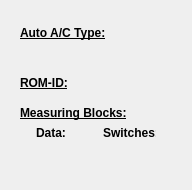
<?xml version="1.0" encoding="UTF-8"?>
<ui version="4.0">
 <class>CUinfo_AirCon_Form</class>
 <widget class="QWidget" name="CUinfo_AirCon_Form">
  <property name="geometry">
   <rect>
    <x>0</x>
    <y>0</y>
    <width>192</width>
    <height>190</height>
   </rect>
  </property>
  <property name="sizePolicy">
   <sizepolicy hsizetype="Preferred" vsizetype="Preferred">
    <horstretch>0</horstretch>
    <verstretch>0</verstretch>
   </sizepolicy>
  </property>
  <property name="minimumSize">
   <size>
    <width>192</width>
    <height>190</height>
   </size>
  </property>
  <property name="font">
   <font>
    <family>Liberation Sans</family>
    <pointsize>12</pointsize>
    <weight>75</weight>
    <bold>true</bold>
   </font>
  </property>
  <property name="windowTitle">
   <string/>
  </property>
  <widget class="QLabel" name="aircontypetitle_label">
   <property name="geometry">
    <rect>
     <x>20</x>
     <y>25</y>
     <width>150</width>
     <height>16</height>
    </rect>
   </property>
   <property name="font">
    <font>
     <pointsize>9</pointsize>
     <weight>75</weight>
     <bold>true</bold>
     <underline>true</underline>
    </font>
   </property>
   <property name="text">
    <string>Auto A/C Type:</string>
   </property>
  </widget>
  <widget class="QLabel" name="aircontype_label">
   <property name="geometry">
    <rect>
     <x>36</x>
     <y>45</y>
     <width>141</width>
     <height>16</height>
    </rect>
   </property>
   <property name="palette">
    <palette>
     <active>
      <colorrole role="WindowText">
       <brush brushstyle="SolidPattern">
        <color alpha="255">
         <red>0</red>
         <green>0</green>
         <blue>255</blue>
        </color>
       </brush>
      </colorrole>
     </active>
     <inactive>
      <colorrole role="WindowText">
       <brush brushstyle="SolidPattern">
        <color alpha="255">
         <red>0</red>
         <green>0</green>
         <blue>255</blue>
        </color>
       </brush>
      </colorrole>
     </inactive>
     <disabled>
      <colorrole role="WindowText">
       <brush brushstyle="SolidPattern">
        <color alpha="255">
         <red>118</red>
         <green>116</green>
         <blue>108</blue>
        </color>
       </brush>
      </colorrole>
     </disabled>
    </palette>
   </property>
   <property name="font">
    <font>
     <pointsize>9</pointsize>
     <weight>75</weight>
     <bold>true</bold>
    </font>
   </property>
   <property name="text">
    <string/>
   </property>
  </widget>
  <widget class="QLabel" name="romIDtitle_label">
   <property name="geometry">
    <rect>
     <x>20</x>
     <y>75</y>
     <width>61</width>
     <height>16</height>
    </rect>
   </property>
   <property name="font">
    <font>
     <pointsize>9</pointsize>
     <weight>75</weight>
     <bold>true</bold>
     <underline>true</underline>
    </font>
   </property>
   <property name="text">
    <string>ROM-ID:</string>
   </property>
  </widget>
  <widget class="QLabel" name="romID_label">
   <property name="geometry">
    <rect>
     <x>80</x>
     <y>75</y>
     <width>91</width>
     <height>16</height>
    </rect>
   </property>
   <property name="palette">
    <palette>
     <active>
      <colorrole role="WindowText">
       <brush brushstyle="SolidPattern">
        <color alpha="255">
         <red>150</red>
         <green>0</green>
         <blue>110</blue>
        </color>
       </brush>
      </colorrole>
     </active>
     <inactive>
      <colorrole role="WindowText">
       <brush brushstyle="SolidPattern">
        <color alpha="255">
         <red>150</red>
         <green>0</green>
         <blue>110</blue>
        </color>
       </brush>
      </colorrole>
     </inactive>
     <disabled>
      <colorrole role="WindowText">
       <brush brushstyle="SolidPattern">
        <color alpha="255">
         <red>118</red>
         <green>116</green>
         <blue>108</blue>
        </color>
       </brush>
      </colorrole>
     </disabled>
    </palette>
   </property>
   <property name="font">
    <font>
     <pointsize>9</pointsize>
     <weight>75</weight>
     <bold>true</bold>
    </font>
   </property>
   <property name="text">
    <string/>
   </property>
   <property name="alignment">
    <set>Qt::AlignCenter</set>
   </property>
  </widget>
  <widget class="QLabel" name="nrofmbsswstitle_label">
   <property name="geometry">
    <rect>
     <x>20</x>
     <y>105</y>
     <width>150</width>
     <height>16</height>
    </rect>
   </property>
   <property name="font">
    <font>
     <pointsize>9</pointsize>
     <weight>75</weight>
     <bold>true</bold>
     <underline>true</underline>
    </font>
   </property>
   <property name="text">
    <string>Measuring Blocks:</string>
   </property>
  </widget>
  <widget class="QLabel" name="nrofdatambstitle_label">
   <property name="geometry">
    <rect>
     <x>36</x>
     <y>125</y>
     <width>35</width>
     <height>16</height>
    </rect>
   </property>
   <property name="font">
    <font>
     <pointsize>9</pointsize>
     <weight>75</weight>
     <bold>true</bold>
    </font>
   </property>
   <property name="text">
    <string>Data:</string>
   </property>
  </widget>
  <widget class="QLabel" name="nrofswitchestitle_label">
   <property name="geometry">
    <rect>
     <x>103</x>
     <y>125</y>
     <width>53</width>
     <height>16</height>
    </rect>
   </property>
   <property name="font">
    <font>
     <pointsize>9</pointsize>
     <weight>75</weight>
     <bold>true</bold>
    </font>
   </property>
   <property name="text">
    <string>Switches:</string>
   </property>
  </widget>
  <widget class="QLabel" name="nrofdatambs_label">
   <property name="geometry">
    <rect>
     <x>77</x>
     <y>125</y>
     <width>20</width>
     <height>16</height>
    </rect>
   </property>
   <property name="palette">
    <palette>
     <active>
      <colorrole role="WindowText">
       <brush brushstyle="SolidPattern">
        <color alpha="255">
         <red>0</red>
         <green>0</green>
         <blue>255</blue>
        </color>
       </brush>
      </colorrole>
     </active>
     <inactive>
      <colorrole role="WindowText">
       <brush brushstyle="SolidPattern">
        <color alpha="255">
         <red>0</red>
         <green>0</green>
         <blue>255</blue>
        </color>
       </brush>
      </colorrole>
     </inactive>
     <disabled>
      <colorrole role="WindowText">
       <brush brushstyle="SolidPattern">
        <color alpha="255">
         <red>118</red>
         <green>116</green>
         <blue>108</blue>
        </color>
       </brush>
      </colorrole>
     </disabled>
    </palette>
   </property>
   <property name="font">
    <font>
     <pointsize>9</pointsize>
     <weight>75</weight>
     <bold>true</bold>
    </font>
   </property>
   <property name="text">
    <string/>
   </property>
  </widget>
  <widget class="QLabel" name="nrofswitches_label">
   <property name="geometry">
    <rect>
     <x>164</x>
     <y>125</y>
     <width>20</width>
     <height>16</height>
    </rect>
   </property>
   <property name="palette">
    <palette>
     <active>
      <colorrole role="WindowText">
       <brush brushstyle="SolidPattern">
        <color alpha="255">
         <red>0</red>
         <green>0</green>
         <blue>255</blue>
        </color>
       </brush>
      </colorrole>
     </active>
     <inactive>
      <colorrole role="WindowText">
       <brush brushstyle="SolidPattern">
        <color alpha="255">
         <red>0</red>
         <green>0</green>
         <blue>255</blue>
        </color>
       </brush>
      </colorrole>
     </inactive>
     <disabled>
      <colorrole role="WindowText">
       <brush brushstyle="SolidPattern">
        <color alpha="255">
         <red>118</red>
         <green>116</green>
         <blue>108</blue>
        </color>
       </brush>
      </colorrole>
     </disabled>
    </palette>
   </property>
   <property name="font">
    <font>
     <pointsize>9</pointsize>
     <weight>75</weight>
     <bold>true</bold>
    </font>
   </property>
   <property name="text">
    <string/>
   </property>
  </widget>
 </widget>
 <resources/>
 <connections/>
</ui>
